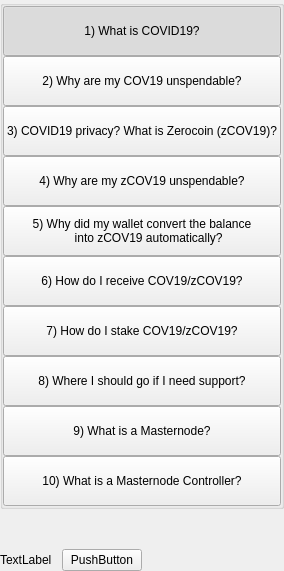
         <widget class="QWidget" name="left" native="true">
          <layout class="QVBoxLayout" name="verticalLayout_3">
           <property name="leftMargin">
            <number>0</number>
           </property>
           <property name="topMargin">
            <number>0</number>
           </property>
           <property name="rightMargin">
            <number>0</number>
           </property>
           <property name="bottomMargin">
            <number>0</number>
           </property>
           <item>
            <layout class="QVBoxLayout" name="verticalLayout_2">
             <property name="spacing">
              <number>0</number>
             </property>
             <item>
              <widget class="QWidget" name="containerButtons" native="true">
               <layout class="QVBoxLayout" name="verticalLayout">
                <property name="spacing">
                 <number>0</number>
                </property>
                <property name="leftMargin">
                 <number>0</number>
                </property>
                <property name="topMargin">
                 <number>0</number>
                </property>
                <property name="rightMargin">
                 <number>0</number>
                </property>
                <property name="bottomMargin">
                 <number>0</number>
                </property>
                <item>
                 <widget class="QGroupBox" name="groupBox">
                  <property name="title">
                   <string/>
                  </property>
                  <layout class="QVBoxLayout" name="verticalLayout_9">
                   <property name="spacing">
                    <number>0</number>
                   </property>
                   <property name="leftMargin">
                    <number>0</number>
                   </property>
                   <property name="topMargin">
                    <number>0</number>
                   </property>
                   <property name="rightMargin">
                    <number>0</number>
                   </property>
                   <property name="bottomMargin">
                    <number>0</number>
                   </property>
                   <item>
                    <widget class="QPushButton" name="pushButtonFaq1">
                     <property name="minimumSize">
                      <size>
                       <width>0</width>
                       <height>50</height>
                      </size>
                     </property>
                     <property name="maximumSize">
                      <size>
                       <width>16777215</width>
                       <height>50</height>
                      </size>
                     </property>
                     <property name="focusPolicy">
                      <enum>Qt::NoFocus</enum>
                     </property>
                     <property name="text">
                      <string>1) What is COVID19?</string>
                     </property>
                     <property name="checkable">
                      <bool>true</bool>
                     </property>
                     <property name="checked">
                      <bool>true</bool>
                     </property>
                     <property name="autoExclusive">
                      <bool>true</bool>
                     </property>
                    </widget>
                   </item>
                   <item>
                    <widget class="QPushButton" name="pushButtonFaq2">
                     <property name="minimumSize">
                      <size>
                       <width>0</width>
                       <height>50</height>
                      </size>
                     </property>
                     <property name="maximumSize">
                      <size>
                       <width>16777215</width>
                       <height>50</height>
                      </size>
                     </property>
                     <property name="focusPolicy">
                      <enum>Qt::NoFocus</enum>
                     </property>
                     <property name="text">
                      <string>2) Why are my COV19 unspendable?</string>
                     </property>
                     <property name="checkable">
                      <bool>true</bool>
                     </property>
                     <property name="autoExclusive">
                      <bool>true</bool>
                     </property>
                    </widget>
                   </item>
                   <item>
                    <widget class="QPushButton" name="pushButtonFaq3">
                     <property name="minimumSize">
                      <size>
                       <width>0</width>
                       <height>50</height>
                      </size>
                     </property>
                     <property name="maximumSize">
                      <size>
                       <width>16777215</width>
                       <height>16777215</height>
                      </size>
                     </property>
                     <property name="focusPolicy">
                      <enum>Qt::NoFocus</enum>
                     </property>
                     <property name="text">
                      <string>3) COVID19 privacy? What is Zerocoin (zCOV19)?</string>
                     </property>
                     <property name="checkable">
                      <bool>true</bool>
                     </property>
                     <property name="autoExclusive">
                      <bool>true</bool>
                     </property>
                    </widget>
                   </item>
                   <item>
                    <widget class="QPushButton" name="pushButtonFaq4">
                     <property name="minimumSize">
                      <size>
                       <width>0</width>
                       <height>50</height>
                      </size>
                     </property>
                     <property name="maximumSize">
                      <size>
                       <width>16777215</width>
                       <height>16777215</height>
                      </size>
                     </property>
                     <property name="focusPolicy">
                      <enum>Qt::NoFocus</enum>
                     </property>
                     <property name="text">
                      <string>4) Why are my zCOV19 unspendable?</string>
                     </property>
                     <property name="checkable">
                      <bool>true</bool>
                     </property>
                     <property name="autoExclusive">
                      <bool>true</bool>
                     </property>
                    </widget>
                   </item>
                   <item>
                    <widget class="QPushButton" name="pushButtonFaq5">
                     <property name="minimumSize">
                      <size>
                       <width>0</width>
                       <height>50</height>
                      </size>
                     </property>
                     <property name="focusPolicy">
                      <enum>Qt::NoFocus</enum>
                     </property>
                     <property name="text">
                      <string>5) Why did my wallet convert the balance
    into zCOV19 automatically?</string>
                     </property>
                     <property name="checkable">
                      <bool>true</bool>
                     </property>
                     <property name="autoExclusive">
                      <bool>true</bool>
                     </property>
                    </widget>
                   </item>
                   <item>
                    <widget class="QPushButton" name="pushButtonFaq6">
                     <property name="minimumSize">
                      <size>
                       <width>0</width>
                       <height>50</height>
                      </size>
                     </property>
                     <property name="focusPolicy">
                      <enum>Qt::NoFocus</enum>
                     </property>
                     <property name="text">
                      <string>6) How do I receive COV19/zCOV19?</string>
                     </property>
                     <property name="checkable">
                      <bool>true</bool>
                     </property>
                     <property name="autoExclusive">
                      <bool>true</bool>
                     </property>
                    </widget>
                   </item>
                   <item>
                    <widget class="QPushButton" name="pushButtonFaq7">
                     <property name="minimumSize">
                      <size>
                       <width>0</width>
                       <height>50</height>
                      </size>
                     </property>
                     <property name="focusPolicy">
                      <enum>Qt::NoFocus</enum>
                     </property>
                     <property name="text">
                      <string>7) How do I stake COV19/zCOV19?</string>
                     </property>
                     <property name="checkable">
                      <bool>true</bool>
                     </property>
                     <property name="autoExclusive">
                      <bool>true</bool>
                     </property>
                    </widget>
                   </item>
                   <item>
                    <widget class="QPushButton" name="pushButtonFaq8">
                     <property name="minimumSize">
                      <size>
                       <width>0</width>
                       <height>50</height>
                      </size>
                     </property>
                     <property name="focusPolicy">
                      <enum>Qt::NoFocus</enum>
                     </property>
                     <property name="text">
                      <string>8) Where I should go if I need support?</string>
                     </property>
                     <property name="checkable">
                      <bool>true</bool>
                     </property>
                     <property name="autoExclusive">
                      <bool>true</bool>
                     </property>
                    </widget>
                   </item>
                   <item>
                    <widget class="QPushButton" name="pushButtonFaq9">
                     <property name="minimumSize">
                      <size>
                       <width>0</width>
                       <height>50</height>
                      </size>
                     </property>
                     <property name="focusPolicy">
                      <enum>Qt::NoFocus</enum>
                     </property>
                     <property name="text">
                      <string>9) What is a Masternode?</string>
                     </property>
                     <property name="checkable">
                      <bool>true</bool>
                     </property>
                     <property name="autoExclusive">
                      <bool>true</bool>
                     </property>
                    </widget>
                   </item>
                   <item>
                    <widget class="QPushButton" name="pushButtonFaq10">
                     <property name="minimumSize">
                      <size>
                       <width>0</width>
                       <height>50</height>
                      </size>
                     </property>
                     <property name="focusPolicy">
                      <enum>Qt::NoFocus</enum>
                     </property>
                     <property name="text">
                      <string>10) What is a Masternode Controller?</string>
                     </property>
                     <property name="checkable">
                      <bool>true</bool>
                     </property>
                     <property name="autoExclusive">
                      <bool>true</bool>
                     </property>
                    </widget>
                   </item>
                  </layout>
                 </widget>
                </item>
               </layout>
              </widget>
             </item>
             <item>
              <spacer name="verticalSpacer">
               <property name="orientation">
                <enum>Qt::Vertical</enum>
               </property>
               <property name="sizeHint" stdset="0">
                <size>
                 <width>20</width>
                 <height>40</height>
                </size>
               </property>
              </spacer>
             </item>
             <item>
              <layout class="QHBoxLayout" name="horizontalLayout_2">
               <item>
                <widget class="QLabel" name="labelWebLink">
                 <property name="text">
                  <string>TextLabel</string>
                 </property>
                </widget>
               </item>
               <item>
                <spacer name="horizontalSpacer_4">
                 <property name="orientation">
                  <enum>Qt::Horizontal</enum>
                 </property>
                 <property name="sizeType">
                  <enum>QSizePolicy::Minimum</enum>
                 </property>
                 <property name="sizeHint" stdset="0">
                  <size>
                   <width>10</width>
                   <height>20</height>
                  </size>
                 </property>
                </spacer>
               </item>
               <item>
                <widget class="QPushButton" name="pushButtonWebLink">
                 <property name="focusPolicy">
                  <enum>Qt::NoFocus</enum>
                 </property>
                 <property name="text">
                  <string>PushButton</string>
                 </property>
                </widget>
               </item>
               <item>
                <spacer name="horizontalSpacer_2">
                 <property name="orientation">
                  <enum>Qt::Horizontal</enum>
                 </property>
                 <property name="sizeHint" stdset="0">
                  <size>
                   <width>40</width>
                   <height>20</height>
                  </size>
                 </property>
                </spacer>
               </item>
              </layout>
             </item>
            </layout>
           </item>
          </layout>
         </widget>
